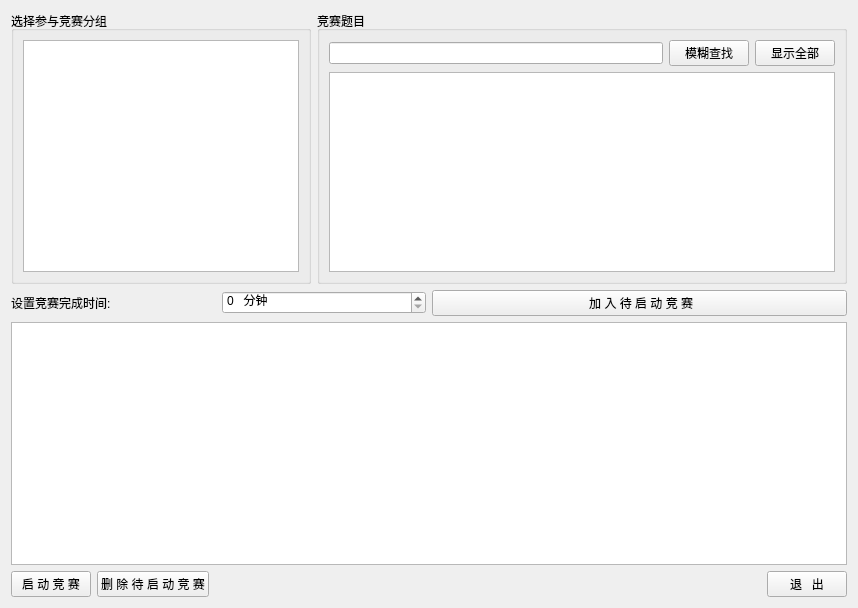
<?xml version="1.0" encoding="UTF-8"?>
<ui version="4.0">
 <class>CSetContestTable</class>
 <widget class="QWidget" name="CSetContestTable">
  <property name="geometry">
   <rect>
    <x>0</x>
    <y>0</y>
    <width>858</width>
    <height>608</height>
   </rect>
  </property>
  <property name="windowTitle">
   <string>竞赛设置</string>
  </property>
  <property name="styleSheet">
   <string notr="true">font: 14pt &quot;宋体&quot;;</string>
  </property>
  <layout class="QGridLayout" name="gridLayout_4">
   <item row="0" column="0">
    <layout class="QHBoxLayout" name="horizontalLayout">
     <item>
      <widget class="QGroupBox" name="groupBox">
       <property name="maximumSize">
        <size>
         <width>300</width>
         <height>16777215</height>
        </size>
       </property>
       <property name="styleSheet">
        <string notr="true">font: 11pt &quot;宋体&quot;;</string>
       </property>
       <property name="title">
        <string>选择参与竞赛分组</string>
       </property>
       <layout class="QGridLayout" name="gridLayout_3">
        <item row="0" column="0">
         <widget class="QListWidget" name="listUserAndGroups">
          <property name="sizePolicy">
           <sizepolicy hsizetype="Expanding" vsizetype="Expanding">
            <horstretch>0</horstretch>
            <verstretch>0</verstretch>
           </sizepolicy>
          </property>
          <property name="whatsThis">
           <string>当前登录的学员组</string>
          </property>
          <property name="styleSheet">
           <string notr="true">font: 14pt &quot;宋体&quot;;</string>
          </property>
         </widget>
        </item>
       </layout>
      </widget>
     </item>
     <item>
      <widget class="QGroupBox" name="groupBoxTask">
       <property name="sizePolicy">
        <sizepolicy hsizetype="Preferred" vsizetype="Preferred">
         <horstretch>0</horstretch>
         <verstretch>0</verstretch>
        </sizepolicy>
       </property>
       <property name="minimumSize">
        <size>
         <width>500</width>
         <height>0</height>
        </size>
       </property>
       <property name="styleSheet">
        <string notr="true">font: 11pt &quot;宋体&quot;;</string>
       </property>
       <property name="title">
        <string>竞赛题目</string>
       </property>
       <property name="checkable">
        <bool>false</bool>
       </property>
       <layout class="QGridLayout" name="gridLayout_2">
        <item row="0" column="0">
         <layout class="QVBoxLayout" name="verticalLayout_2">
          <item>
           <layout class="QHBoxLayout" name="horizontalLayout_5">
            <item>
             <layout class="QGridLayout" name="gridLayout">
              <item row="0" column="0" colspan="2">
               <widget class="QLineEdit" name="editContestFilter">
                <property name="alignment">
                 <set>Qt::AlignLeading|Qt::AlignLeft|Qt::AlignVCenter</set>
                </property>
               </widget>
              </item>
              <item row="0" column="2">
               <widget class="QPushButton" name="buttonContestFilter">
                <property name="sizePolicy">
                 <sizepolicy hsizetype="Fixed" vsizetype="Fixed">
                  <horstretch>0</horstretch>
                  <verstretch>0</verstretch>
                 </sizepolicy>
                </property>
                <property name="styleSheet">
                 <string notr="true"/>
                </property>
                <property name="text">
                 <string>模糊查找</string>
                </property>
               </widget>
              </item>
             </layout>
            </item>
            <item>
             <widget class="QPushButton" name="buttonContestShowAll">
              <property name="sizePolicy">
               <sizepolicy hsizetype="Fixed" vsizetype="Preferred">
                <horstretch>0</horstretch>
                <verstretch>0</verstretch>
               </sizepolicy>
              </property>
              <property name="text">
               <string>显示全部</string>
              </property>
             </widget>
            </item>
           </layout>
          </item>
          <item>
           <widget class="QListView" name="listContest">
            <property name="minimumSize">
             <size>
              <width>0</width>
              <height>200</height>
             </size>
            </property>
            <property name="toolTip">
             <string>当前开放中的竞赛题目</string>
            </property>
            <property name="styleSheet">
             <string notr="true">font: 14pt &quot;宋体&quot;;</string>
            </property>
           </widget>
          </item>
         </layout>
        </item>
       </layout>
      </widget>
     </item>
    </layout>
   </item>
   <item row="1" column="0">
    <layout class="QHBoxLayout" name="horizontalLayout_2">
     <item>
      <layout class="QHBoxLayout" name="horizontalLayout_9">
       <item>
        <widget class="QLabel" name="label">
         <property name="text">
          <string>设置竞赛完成时间:</string>
         </property>
        </widget>
       </item>
       <item>
        <widget class="QSpinBox" name="spinTimeLimit">
         <property name="correctionMode">
          <enum>QAbstractSpinBox::CorrectToPreviousValue</enum>
         </property>
         <property name="suffix">
          <string>   分钟</string>
         </property>
         <property name="prefix">
          <string/>
         </property>
         <property name="maximum">
          <number>1000</number>
         </property>
        </widget>
       </item>
      </layout>
     </item>
     <item>
      <widget class="QPushButton" name="buttonAddSend">
       <property name="sizePolicy">
        <sizepolicy hsizetype="Ignored" vsizetype="Fixed">
         <horstretch>0</horstretch>
         <verstretch>0</verstretch>
        </sizepolicy>
       </property>
       <property name="styleSheet">
        <string notr="true">font: 12pt &quot;宋体&quot;;</string>
       </property>
       <property name="text">
        <string> 加 入 待 启 动 竞 赛</string>
       </property>
      </widget>
     </item>
    </layout>
   </item>
   <item row="2" column="0">
    <widget class="QListView" name="listContestToStart"/>
   </item>
   <item row="3" column="0">
    <layout class="QHBoxLayout" name="horizontalLayout_4">
     <item>
      <layout class="QHBoxLayout" name="horizontalLayout_3">
       <item>
        <widget class="QPushButton" name="pushButtonStart">
         <property name="text">
          <string>启 动 竞 赛</string>
         </property>
        </widget>
       </item>
       <item>
        <widget class="QPushButton" name="pushButtonDel">
         <property name="text">
          <string>删 除 待 启 动 竞 赛</string>
         </property>
        </widget>
       </item>
      </layout>
     </item>
     <item>
      <spacer name="horizontalSpacer">
       <property name="orientation">
        <enum>Qt::Horizontal</enum>
       </property>
       <property name="sizeHint" stdset="0">
        <size>
         <width>138</width>
         <height>20</height>
        </size>
       </property>
      </spacer>
     </item>
     <item>
      <widget class="QPushButton" name="pushButton_exit">
       <property name="text">
        <string>  退   出  </string>
       </property>
      </widget>
     </item>
    </layout>
   </item>
  </layout>
 </widget>
 <resources/>
 <connections/>
</ui>
